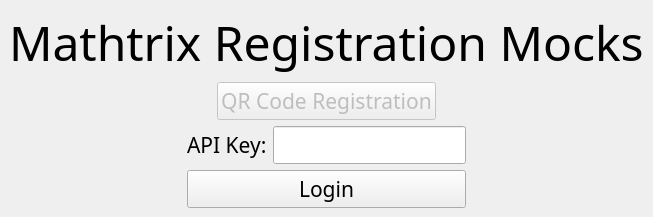
<?xml version="1.0" encoding="UTF-8"?>
<ui version="4.0">
 <class>MainWindow</class>
 <widget class="QMainWindow" name="MainWindow">
  <property name="geometry">
   <rect>
    <x>0</x>
    <y>0</y>
    <width>628</width>
    <height>209</height>
   </rect>
  </property>
  <property name="font">
   <font>
    <family>JetBrainsMono Nerd Font</family>
    <pointsize>16</pointsize>
   </font>
  </property>
  <property name="windowTitle">
   <string>MainWindow</string>
  </property>
  <widget class="QWidget" name="centralwidget">
   <layout class="QVBoxLayout" name="verticalLayout_3">
    <item>
     <layout class="QHBoxLayout" name="horizontalLayout_3">
      <item>
       <spacer name="horizontalSpacer_5">
        <property name="orientation">
         <enum>Qt::Horizontal</enum>
        </property>
        <property name="sizeHint" stdset="0">
         <size>
          <width>40</width>
          <height>20</height>
         </size>
        </property>
       </spacer>
      </item>
      <item>
       <widget class="QLabel" name="welcome_label">
        <property name="font">
         <font>
          <family>JetBrainsMono Nerd Font</family>
          <pointsize>36</pointsize>
         </font>
        </property>
        <property name="text">
         <string>Mathtrix Registration Mocks</string>
        </property>
       </widget>
      </item>
      <item>
       <spacer name="horizontalSpacer_6">
        <property name="orientation">
         <enum>Qt::Horizontal</enum>
        </property>
        <property name="sizeHint" stdset="0">
         <size>
          <width>40</width>
          <height>20</height>
         </size>
        </property>
       </spacer>
      </item>
     </layout>
    </item>
    <item>
     <layout class="QHBoxLayout" name="horizontalLayout_2">
      <item>
       <spacer name="horizontalSpacer">
        <property name="orientation">
         <enum>Qt::Horizontal</enum>
        </property>
        <property name="sizeHint" stdset="0">
         <size>
          <width>40</width>
          <height>20</height>
         </size>
        </property>
       </spacer>
      </item>
      <item>
       <layout class="QVBoxLayout" name="verticalLayout_2">
        <item>
         <widget class="QPushButton" name="qr_code_registration_button">
          <property name="enabled">
           <bool>false</bool>
          </property>
          <property name="text">
           <string>QR Code Registration</string>
          </property>
         </widget>
        </item>
       </layout>
      </item>
      <item>
       <spacer name="horizontalSpacer_2">
        <property name="orientation">
         <enum>Qt::Horizontal</enum>
        </property>
        <property name="sizeHint" stdset="0">
         <size>
          <width>40</width>
          <height>20</height>
         </size>
        </property>
       </spacer>
      </item>
     </layout>
    </item>
    <item>
     <layout class="QHBoxLayout" name="horizontalLayout_4">
      <item>
       <spacer name="horizontalSpacer_3">
        <property name="orientation">
         <enum>Qt::Horizontal</enum>
        </property>
        <property name="sizeHint" stdset="0">
         <size>
          <width>40</width>
          <height>20</height>
         </size>
        </property>
       </spacer>
      </item>
      <item>
       <layout class="QVBoxLayout" name="verticalLayout">
        <item>
         <layout class="QHBoxLayout" name="horizontalLayout">
          <item>
           <widget class="QLabel" name="api_key_label">
            <property name="text">
             <string>API Key:</string>
            </property>
            <property name="alignment">
             <set>Qt::AlignLeading|Qt::AlignLeft|Qt::AlignVCenter</set>
            </property>
           </widget>
          </item>
          <item>
           <widget class="QLineEdit" name="api_key_field">
            <property name="echoMode">
             <enum>QLineEdit::Password</enum>
            </property>
           </widget>
          </item>
         </layout>
        </item>
        <item>
         <widget class="QPushButton" name="api_key_login_button">
          <property name="text">
           <string>Login</string>
          </property>
         </widget>
        </item>
       </layout>
      </item>
      <item>
       <spacer name="horizontalSpacer_4">
        <property name="orientation">
         <enum>Qt::Horizontal</enum>
        </property>
        <property name="sizeHint" stdset="0">
         <size>
          <width>40</width>
          <height>20</height>
         </size>
        </property>
       </spacer>
      </item>
     </layout>
    </item>
   </layout>
  </widget>
 </widget>
 <resources/>
 <connections/>
</ui>
